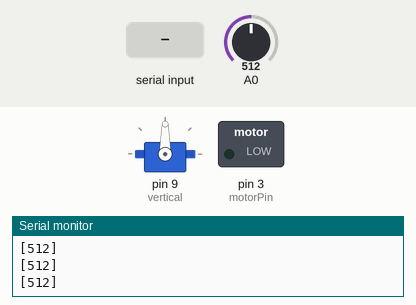
Recording of a program running on a simulated Arduino Uno, built with avr-gcc and run on an emulated ATmega328P. On the bench: servo, switched loads named in the program (green lamp = pin HIGH), the last lines printed to the serial monitor. Inputs (shaded band) come from the test bench; at power-on: A0 = 512.

Above: at 1.2 s.
1.3 s: "1" received over Serial
At 1.7 s:
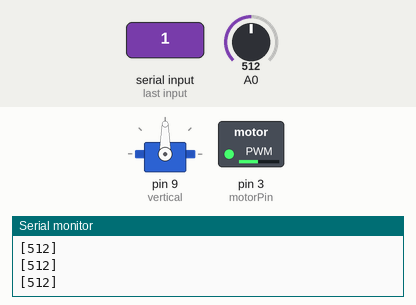
2.8 s: A0 set to 11
4.3 s: A0 set to 8
7.3 s: "u" received over Serial
At 8.6 s:
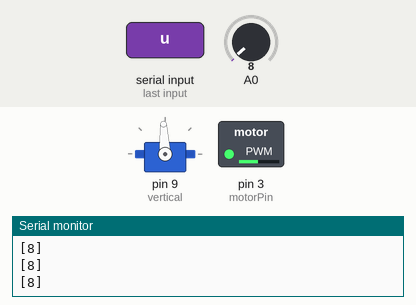
Timing chart, 0 to 9.8 s (numbered marks = the images above; inputs shaded):
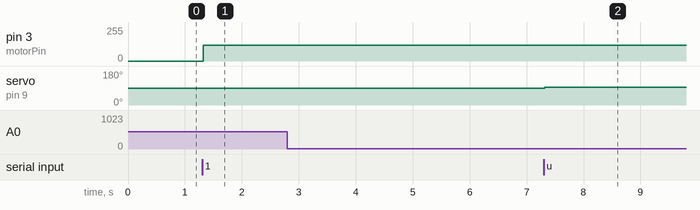

Measured:
- after the input at 1.3 s, pin 3 (motorPin): 0/255 → 120/255 at once
- after the input at 7.3 s, servo on pin 9 (vertical): 90° → 93° at once

The program:

main.cpp
```cpp
#include <Arduino.h>
#include <Servo.h>

int sensorVal = 0;
int motorPin = 3;
Servo vertical;

void setup() {
    vertical.attach(9);
    pinMode(motorPin, OUTPUT);
    Serial.begin(9600);
    vertical.write(90);
}

void loop() {
    sensorVal = analogRead(A0);

    Serial.print("[");
    Serial.print(sensorVal);
    Serial.println("]");

    delay(20);
}

void serialEvent() {
    if (Serial.available()){
        char inChar = (char)Serial.read();
        if (inChar == 'u'){
            vertical.write(93);
        } else if (inChar == 'U'){
            vertical.write(95);
        } else if (inChar == 'd'){
            vertical.write(88);
        } else if (inChar == 'D'){
            vertical.write(85);
        } else if (inChar == 'n'){
            vertical.write(90);
        } else if (inChar == '1'){
          analogWrite(motorPin, 120);
        } else if (inChar == '0'){
          analogWrite(motorPin, 0);
        }
        //Serial.println(millis());
    }
}
```
